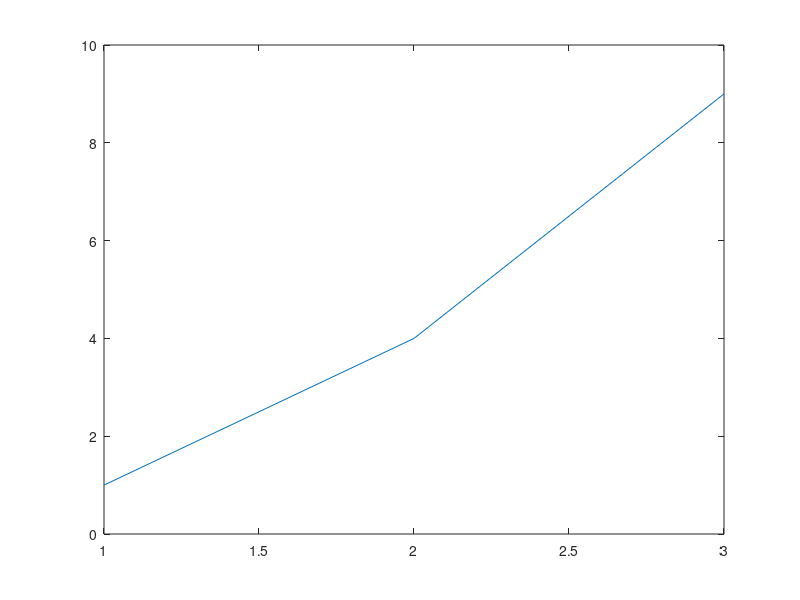

Write the MATLAB code that produced this figure.
%z=linspace(0,1000,100);

%c_roots=[0 1]
 % p=polyval(c_roots,z)

  % X=linspace(0,1000,100);
X=[1 2 3]
Y=[1 4 9]
  plot(X,Y)
